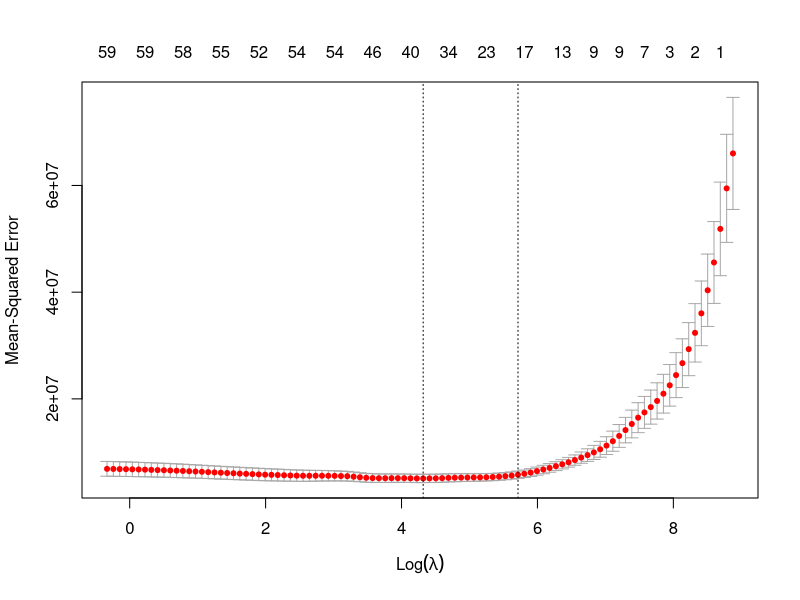

The R script that drew this image:
setwd("E:\\Git\\rprojects\\MachineLearning\\Advance Regression\\Regularization")
carPrice = read.csv("carPrice.csv")
str(carPrice)
sum(is.na(carPrice))

#use glmnet package for regularization
#install.packages("glmnet")
library(glmnet)

#create a matrix x of all independent variables 
#and store dependent variable  in y
x = model.matrix(price~.,data=carPrice)[,-1]
y = carPrice$price


#training & test
set.seed(1)
train = sample(1:nrow(x),.7*nrow(x))

test = -train


y.test = y[test]


#cross validation
cv.out = cv.glmnet(x[train,],y[train],alpha=1) #alpha =0 means lasso regression

plot(cv.out)


#optimal lambda
minlambda <- cv.out$lambda.min
minlambda


#apply model on train dataset at lambda equal to minlamda
lasso.mod = glmnet(x[train,],y[train],alpha=1,lambda = minlambda)


#prediction on test data set
lasso.pred = predict(lasso.mod,s=minlambda,newx = x[test,])

#compute mean squar error with lasso
mean((lasso.pred-y.test)^2)


#all the coefficients from the model at optimal lambda s=403.4

lasso.coef = predict(lasso.mod,type="coefficients",s=403.4)
lasso.coef

lasso.coef = predict(lasso.mod,type="coefficients",s=403.4)[1:65,]

#non zero coefficents in final model
lasso.coef[lasso.coef!=0]
